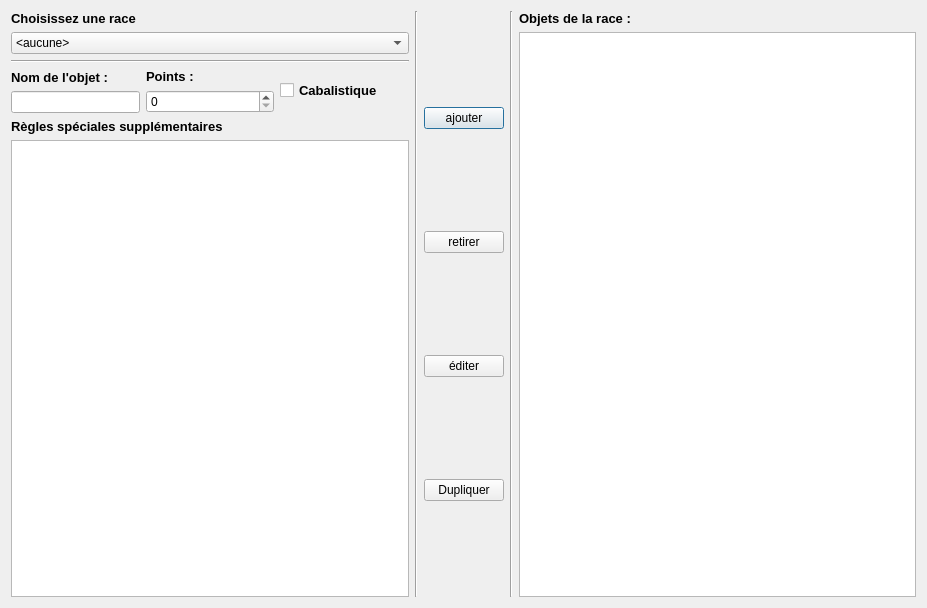
<?xml version="1.0" encoding="UTF-8"?>
<ui version="4.0">
 <class>MagicalObjectWindow</class>
 <widget class="QDialog" name="MagicalObjectWindow">
  <property name="geometry">
   <rect>
    <x>0</x>
    <y>0</y>
    <width>927</width>
    <height>608</height>
   </rect>
  </property>
  <property name="windowTitle">
   <string>Dialog</string>
  </property>
  <layout class="QHBoxLayout" name="horizontalLayout_2">
   <item>
    <layout class="QVBoxLayout" name="verticalLayout_5">
     <item>
      <layout class="QVBoxLayout" name="verticalLayout">
       <item>
        <widget class="QLabel" name="label">
         <property name="sizePolicy">
          <sizepolicy hsizetype="Minimum" vsizetype="Minimum">
           <horstretch>0</horstretch>
           <verstretch>0</verstretch>
          </sizepolicy>
         </property>
         <property name="font">
          <font>
           <pointsize>10</pointsize>
           <weight>75</weight>
           <bold>true</bold>
          </font>
         </property>
         <property name="text">
          <string>Choisissez une race</string>
         </property>
        </widget>
       </item>
       <item>
        <widget class="QComboBox" name="comboRace">
         <item>
          <property name="text">
           <string>&lt;aucune&gt;</string>
          </property>
         </item>
         <item>
          <property name="text">
           <string>Bretonniens</string>
          </property>
         </item>
         <item>
          <property name="text">
           <string>Chaos</string>
          </property>
         </item>
         <item>
          <property name="text">
           <string>Comtes vampires</string>
          </property>
         </item>
         <item>
          <property name="text">
           <string>Demons du chaos</string>
          </property>
         </item>
         <item>
          <property name="text">
           <string>Elfes Noirs</string>
          </property>
         </item>
         <item>
          <property name="text">
           <string>Empire</string>
          </property>
         </item>
         <item>
          <property name="text">
           <string>Hommes betes</string>
          </property>
         </item>
         <item>
          <property name="text">
           <string>Hommes lezards</string>
          </property>
         </item>
         <item>
          <property name="text">
           <string>Hauts Elfes</string>
          </property>
         </item>
         <item>
          <property name="text">
           <string>Nains</string>
          </property>
         </item>
         <item>
          <property name="text">
           <string>Orcs et Gobelins</string>
          </property>
         </item>
         <item>
          <property name="text">
           <string>Rois des tombes</string>
          </property>
         </item>
         <item>
          <property name="text">
           <string>Skavens</string>
          </property>
         </item>
        </widget>
       </item>
      </layout>
     </item>
     <item>
      <widget class="Line" name="line_2">
       <property name="orientation">
        <enum>Qt::Horizontal</enum>
       </property>
      </widget>
     </item>
     <item>
      <layout class="QHBoxLayout" name="horizontalLayout">
       <item>
        <layout class="QVBoxLayout" name="verticalLayout_3">
         <item>
          <widget class="QLabel" name="label_3">
           <property name="font">
            <font>
             <pointsize>10</pointsize>
             <weight>75</weight>
             <bold>true</bold>
            </font>
           </property>
           <property name="text">
            <string>Nom de l'objet : </string>
           </property>
          </widget>
         </item>
         <item>
          <widget class="QLineEdit" name="lineEditName">
           <property name="sizePolicy">
            <sizepolicy hsizetype="Minimum" vsizetype="Fixed">
             <horstretch>0</horstretch>
             <verstretch>0</verstretch>
            </sizepolicy>
           </property>
          </widget>
         </item>
        </layout>
       </item>
       <item>
        <layout class="QVBoxLayout" name="verticalLayout_4">
         <item>
          <widget class="QLabel" name="label_4">
           <property name="font">
            <font>
             <pointsize>10</pointsize>
             <weight>75</weight>
             <bold>true</bold>
            </font>
           </property>
           <property name="text">
            <string>Points :</string>
           </property>
          </widget>
         </item>
         <item>
          <widget class="QSpinBox" name="spinBox"/>
         </item>
        </layout>
       </item>
       <item>
        <widget class="QCheckBox" name="checkBox">
         <property name="font">
          <font>
           <pointsize>10</pointsize>
           <weight>75</weight>
           <bold>true</bold>
          </font>
         </property>
         <property name="text">
          <string>Cabalistique</string>
         </property>
        </widget>
       </item>
      </layout>
     </item>
     <item>
      <layout class="QVBoxLayout" name="verticalLayout_13">
       <item>
        <widget class="QLabel" name="label_15">
         <property name="font">
          <font>
           <pointsize>10</pointsize>
           <weight>75</weight>
           <bold>true</bold>
          </font>
         </property>
         <property name="cursor">
          <cursorShape>WhatsThisCursor</cursorShape>
         </property>
         <property name="toolTip">
          <string>Ici sont décrites les règles spéciale de la figurine, comme la peur, la terreur, l'immunité à la psychologie...</string>
         </property>
         <property name="text">
          <string>Règles spéciales supplémentaires</string>
         </property>
        </widget>
       </item>
       <item>
        <widget class="QTextEdit" name="textEdit"/>
       </item>
      </layout>
     </item>
    </layout>
   </item>
   <item>
    <widget class="Line" name="line">
     <property name="orientation">
      <enum>Qt::Vertical</enum>
     </property>
    </widget>
   </item>
   <item>
    <layout class="QVBoxLayout" name="verticalLayout_7">
     <item>
      <widget class="QPushButton" name="addButton">
       <property name="toolTip">
        <string>Ajoute le régiment en cours d'édition à l'armée.</string>
       </property>
       <property name="text">
        <string>ajouter</string>
       </property>
      </widget>
     </item>
     <item>
      <widget class="QPushButton" name="removeButton">
       <property name="toolTip">
        <string>Retire le régiment sélectionné de l'armée.</string>
       </property>
       <property name="text">
        <string>retirer</string>
       </property>
      </widget>
     </item>
     <item>
      <widget class="QPushButton" name="editButton">
       <property name="toolTip">
        <string>Permet d'éditer les paramètre du régiment sélectionné dans l'armée.</string>
       </property>
       <property name="text">
        <string>éditer</string>
       </property>
      </widget>
     </item>
     <item>
      <widget class="QPushButton" name="duplicateButton">
       <property name="toolTip">
        <string>Permet de dupliquer le régiment sélectionné dans l'armée.</string>
       </property>
       <property name="text">
        <string>Dupliquer</string>
       </property>
      </widget>
     </item>
    </layout>
   </item>
   <item>
    <widget class="Line" name="line_3">
     <property name="orientation">
      <enum>Qt::Vertical</enum>
     </property>
    </widget>
   </item>
   <item>
    <layout class="QVBoxLayout" name="verticalLayout_2">
     <item>
      <widget class="QLabel" name="label_2">
       <property name="sizePolicy">
        <sizepolicy hsizetype="Minimum" vsizetype="Minimum">
         <horstretch>0</horstretch>
         <verstretch>0</verstretch>
        </sizepolicy>
       </property>
       <property name="font">
        <font>
         <pointsize>10</pointsize>
         <weight>75</weight>
         <bold>true</bold>
        </font>
       </property>
       <property name="text">
        <string>Objets de la race :</string>
       </property>
      </widget>
     </item>
     <item>
      <widget class="QTreeView" name="treeViewExistingObjects"/>
     </item>
    </layout>
   </item>
  </layout>
 </widget>
 <resources/>
 <connections/>
</ui>
